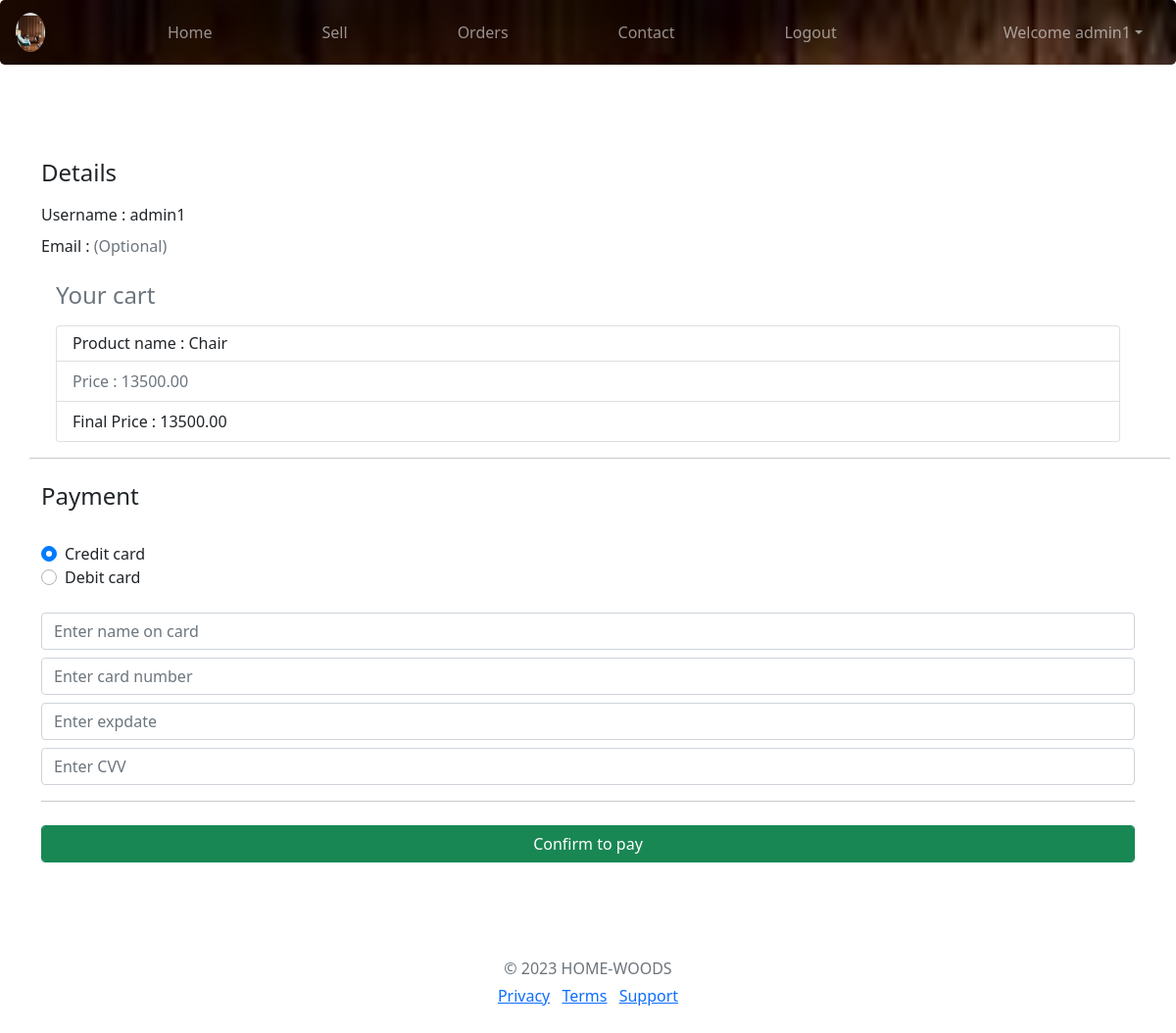
The page /payment/Chair/2/ (signed in) on the database its author committed.
### HomeWoods/models.py (models this page shows)
class User(AbstractUser):
	c = [
		('0','Guest'),
		('1','Customer'),
		('2','Admin'),
	]
	role_type = models.CharField(max_length=5,choices=c,default='0')
	mob = models.CharField(max_length=10)
	has_order = models.BooleanField(default=False)

class Sell(models.Model):
	prdct_id = models.PositiveIntegerField(primary_key=True,blank=True)
	im1 = models.ImageField(null=True,blank=True,upload_to='')
	im2 = models.ImageField(null=True,blank=True,upload_to='')
	dim = models.CharField(max_length=20)
	wd_type = models.CharField(max_length=25,blank=True)
	f_name = models.CharField(max_length=35)
	o_price = models.CharField(max_length=10)
	c_price = models.CharField(max_length=10)
	s_stat = models.CharField(max_length=10,null=True)

### HomeWoods/views.py (the view, shortened to what this page needs)
# urls.py: path('payment/<str:category>/<int:id>/', views.payment, name="payment"),
def payment(request, category, id):
    print(f"Category {category} and Id {id}")
    usDet=User.objects.get(id=request.user.id)
    selldet=Sell.objects.get(prdct_id=id)
    pform=PaymentForm()
    return render(request, 'html/payment.html',{'v2':usDet,'y2':selldet,'zz':pform})

### HomeWoods/forms.py
class PaymentForm(forms.ModelForm):
     class Meta:
         model=Payment
         fields=['c_name','c_number','c_expdate','c_cvv']
         widgets ={
         "c_name":forms.TextInput(attrs={
			"class":"form-control my-2",
			"placeholder":"Enter name on card",
			}),
			"c_number":forms.TextInput(attrs={
			"class":"form-control my-2",
			"placeholder":"Enter card number",
			}),
			"c_expdate":forms.TextInput(attrs={
			"class":"form-control my-2",
			"placeholder":"Enter expdate",
			}),
			"c_cvv":forms.TextInput(attrs={
			"class":"form-control my-2",
			"placeholder":"Enter CVV",
			}),
		}

### templates/html/payment.html (shortened to what this page needs)
{% extends 'html/base.html' %}
  {% block content %}
<link href="https://cdn.jsdelivr.net/npm/bootstrap@5.1.0/dist/css/bootstrap.min.css" rel="stylesheet">
<div class="container">
    <div class="py-5 text-center">
    </div>
      <div class="row">
        <div class="col">
          <div class="mb-3">
            <h4 class="mb-3">Details</h4>
          <div class="mb-3">
            <label for="username">Username : {{v2.username}}</label>
              <br>
            <label for="email">Email : {{v2.email}} <span class="text-muted">(Optional)</span></label>
          </div>
        </div>
        <div class="col">
            <h4 class="d-flex justify-content-between align-items-center mb-3">
          <span class="text-muted">Your cart</span>
        </h4>
        <ul class="list-group mb-3">
          <li class="list-group-item d-flex justify-content-between lh-condensed">
            <div>
              <h6 class="my-0">Product name : {{y2.f_name}}</h6>
            </div>
          </li>
          <li class="list-group-item d-flex justify-content-between 1h-codensed">
           <span class="text-muted">Price : {{y2.c_price}} </span>
          </li>
          <li class="list-group-item d-flex justify-content-between 1h-codensed">
            <span>Final Price : {{y2.c_price}}</span>
          </li>
        </ul>
        </div>
        </div>
            <hr class="mb-4">
          <h4 class="mb-3">Payment</h4>
          <div class="d-block my-3">
            <div class="custom-control custom-radio">
              <label class="custom-control-label" for="credit">Credit card</label>
            </div>
            <div class="custom-control custom-radio">
              <label class="custom-control-label" for="debit">Debit card</label>
            </div>
          </div>
          <form  method="POST">
           {% for i in zz %}
                {{i}}
           {% endfor %}
          <hr class="mb-4">
          <button type="submit" class="btn btn-success form-control">Confirm to pay</button>
        </form>
      </div>
    </div>
        <footer class="my-5 pt-5 text-muted text-center text-small">
      <p class="mb-1">© 2023 HOME-WOODS</p>
      <ul class="list-inline">
        <li class="list-inline-item"><a href="#">Privacy</a></li>
        <li class="list-inline-item"><a href="#">Terms</a></li>
        <li class="list-inline-item"><a href="#">Support</a></li>
      </ul>
    </footer>
  {% endblock %}

### templates/html/navbar.html (shortened to what this page needs)
{% load static %}
<nav class="navbar navbar-expand-md bg-dark navbar-dark rounded-lg">
  <a class="navbar-brand" href="#">
    <img src="{% static 'images/img1.jpg' %}" class="rounded-circle" style="width:30px">
  </a>
  <div class="collapse navbar-collapse justify-content-center" id="collapsibleNavbar">
    <ul class="navbar-nav  mx-auto">
      {% if not user.is_authenticated %}
      <li class="nav-item ms-5">
        <a class="nav-link {% if request.path == '/' %}active{% endif %}" href="/">Home</a>
      </li>
      <li class="nav-item mx-5">
        <a class="nav-link {% if request.path == '/reg/' %}active{% endif %}" href="{% url 'rg' %}">SignIn</a>
      </li>
      <li class="nav-item mx-5">
        <a class="nav-link {% if request.path == '/abt/' %}active{% endif %}" href="{% url 'ab' %}">About</a>
      </li>
      {% else %}
        <li class="nav-item mx-5">
          <a class="nav-link {% if request.path == '/' %}active{% endif %}" href="/">Home</a>
        </li>
        {% if request.user.role_type == '1' %}
        <li class="nav-item ms-6 mx-5">
          <a class="nav-link" href="{% url 'odr' %}">Order</a>
        </li>
        <li class="nav-item mx-5">
        <a class="nav-link" href="{% url 'cat' %}">Buy</a>
        </li>
        <li class="nav-item mx-5">
          <a class="nav-link" href="{% url 'ostat' %}">My Orders</a>
        </li>
      <li class="nav-item mx-5">
        <a class="nav-link {% if request.path == '/abt/' %}active{% endif %}" href="{% url 'ab' %}">About</a>
      </li>
      <li class="nav-item mx-5">
        <a class="nav-link" href="{% url 'lgot' %}">Logout</a>
        </li>
      {% elif request.user.role_type == '2' %}
        <li class="nav-item mx-5">
        <a class="nav-link" href="{% url 'sel' %}">Sell</a>
        </li>
      <li class="nav-item mx-5">
        <a class="nav-link {% if request.path == '/olist/' %}active{% endif %}" href="{% url 'olist' %}">Orders</a>
      </li>
      <li class="nav-item mx-5">
        <a class="nav-link" href="{% url 'cn' %}">Contact</a>
        </li>
      <li class="nav-item mx-5">
        <a class="nav-link" href="{% url 'lgot' %}">Logout</a>
        </li>
      {% endif %}
      {% endif %}
    </ul>
    <ul class="navbar-nav ml-auto" style="margin-right:10px;">
      {% if user.is_authenticated %}
      <div class="dropdown">
        <a class="nav-link dropdown-toggle" data-toggle="dropdown">Welcome {{request.user.username}}</a>
      </div>
      {% else %}
      <li class="nav-item mx-5">
        <a class="nav-link {% if request.path == '/lgi/' %}active{% endif %}" href="{% url 'log' %}">Login</a>
      </li>
      {% endif %}
    </ul>
  </div>
</nav>

### rows shown on the page
User: user.username "admin1", username "admin1"
Sell: f_name "Chair", c_price "13500.00"
